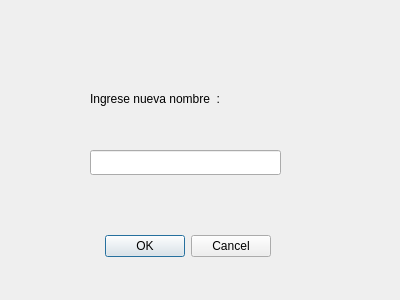
<?xml version="1.0" encoding="UTF-8"?>
<ui version="4.0">
 <class>New_name</class>
 <widget class="QDialog" name="New_name">
  <property name="geometry">
   <rect>
    <x>0</x>
    <y>0</y>
    <width>400</width>
    <height>300</height>
   </rect>
  </property>
  <property name="windowTitle">
   <string>Dialog</string>
  </property>
  <widget class="QDialogButtonBox" name="buttonBox">
   <property name="geometry">
    <rect>
     <x>50</x>
     <y>230</y>
     <width>221</width>
     <height>32</height>
    </rect>
   </property>
   <property name="orientation">
    <enum>Qt::Horizontal</enum>
   </property>
   <property name="standardButtons">
    <set>QDialogButtonBox::Cancel|QDialogButtonBox::Ok</set>
   </property>
  </widget>
  <widget class="QLabel" name="new_name_lb">
   <property name="geometry">
    <rect>
     <x>90</x>
     <y>90</y>
     <width>191</width>
     <height>17</height>
    </rect>
   </property>
   <property name="text">
    <string>Ingrese nueva nombre  : </string>
   </property>
  </widget>
  <widget class="QLineEdit" name="new_name_ledit">
   <property name="geometry">
    <rect>
     <x>90</x>
     <y>150</y>
     <width>191</width>
     <height>25</height>
    </rect>
   </property>
  </widget>
 </widget>
 <resources/>
 <connections>
  <connection>
   <sender>buttonBox</sender>
   <signal>accepted()</signal>
   <receiver>New_name</receiver>
   <slot>accept()</slot>
   <hints>
    <hint type="sourcelabel">
     <x>248</x>
     <y>254</y>
    </hint>
    <hint type="destinationlabel">
     <x>157</x>
     <y>274</y>
    </hint>
   </hints>
  </connection>
  <connection>
   <sender>buttonBox</sender>
   <signal>rejected()</signal>
   <receiver>New_name</receiver>
   <slot>reject()</slot>
   <hints>
    <hint type="sourcelabel">
     <x>316</x>
     <y>260</y>
    </hint>
    <hint type="destinationlabel">
     <x>286</x>
     <y>274</y>
    </hint>
   </hints>
  </connection>
 </connections>
</ui>
